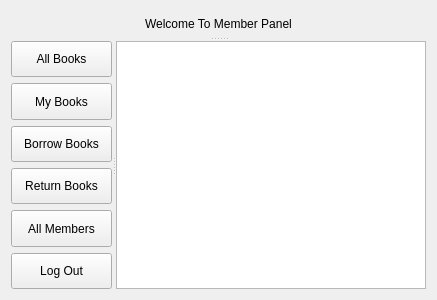
<?xml version="1.0" encoding="UTF-8"?>
<ui version="4.0">
 <class>Member_Panel</class>
 <widget class="QWidget" name="Member_Panel">
  <property name="geometry">
   <rect>
    <x>0</x>
    <y>0</y>
    <width>437</width>
    <height>300</height>
   </rect>
  </property>
  <property name="windowTitle">
   <string>Form</string>
  </property>
  <layout class="QVBoxLayout" name="verticalLayout_2">
   <item>
    <widget class="QSplitter" name="splitter_2">
     <property name="orientation">
      <enum>Qt::Orientation::Vertical</enum>
     </property>
     <widget class="QWidget" name="layoutWidget">
      <layout class="QHBoxLayout" name="horizontalLayout">
       <item>
        <spacer name="horizontalSpacer">
         <property name="orientation">
          <enum>Qt::Orientation::Horizontal</enum>
         </property>
         <property name="sizeHint" stdset="0">
          <size>
           <width>40</width>
           <height>20</height>
          </size>
         </property>
        </spacer>
       </item>
       <item>
        <widget class="QLabel" name="label">
         <property name="styleSheet">
          <string notr="true">font: 700 italic 24pt &quot;Segoe UI&quot;;</string>
         </property>
         <property name="text">
          <string>Welcome To Member Panel</string>
         </property>
        </widget>
       </item>
       <item>
        <spacer name="horizontalSpacer_2">
         <property name="orientation">
          <enum>Qt::Orientation::Horizontal</enum>
         </property>
         <property name="sizeHint" stdset="0">
          <size>
           <width>40</width>
           <height>20</height>
          </size>
         </property>
        </spacer>
       </item>
      </layout>
     </widget>
     <widget class="QSplitter" name="splitter">
      <property name="orientation">
       <enum>Qt::Orientation::Horizontal</enum>
      </property>
      <widget class="QWidget" name="verticalLayoutWidget">
       <layout class="QVBoxLayout" name="verticalLayout">
        <item>
         <widget class="QPushButton" name="AllBook">
          <property name="sizePolicy">
           <sizepolicy hsizetype="Preferred" vsizetype="Preferred">
            <horstretch>0</horstretch>
            <verstretch>0</verstretch>
           </sizepolicy>
          </property>
          <property name="text">
           <string>All Books</string>
          </property>
         </widget>
        </item>
        <item>
         <widget class="QPushButton" name="MyBook">
          <property name="sizePolicy">
           <sizepolicy hsizetype="Preferred" vsizetype="Preferred">
            <horstretch>0</horstretch>
            <verstretch>0</verstretch>
           </sizepolicy>
          </property>
          <property name="text">
           <string>My Books</string>
          </property>
         </widget>
        </item>
        <item>
         <widget class="QPushButton" name="AddBook">
          <property name="sizePolicy">
           <sizepolicy hsizetype="Preferred" vsizetype="Preferred">
            <horstretch>0</horstretch>
            <verstretch>0</verstretch>
           </sizepolicy>
          </property>
          <property name="text">
           <string>Borrow Books</string>
          </property>
         </widget>
        </item>
        <item>
         <widget class="QPushButton" name="ReturnBook">
          <property name="sizePolicy">
           <sizepolicy hsizetype="Preferred" vsizetype="Preferred">
            <horstretch>0</horstretch>
            <verstretch>0</verstretch>
           </sizepolicy>
          </property>
          <property name="text">
           <string>Return Books</string>
          </property>
         </widget>
        </item>
        <item>
         <widget class="QPushButton" name="AllMembers">
          <property name="sizePolicy">
           <sizepolicy hsizetype="Preferred" vsizetype="Preferred">
            <horstretch>0</horstretch>
            <verstretch>0</verstretch>
           </sizepolicy>
          </property>
          <property name="text">
           <string>All Members</string>
          </property>
         </widget>
        </item>
        <item>
         <widget class="QPushButton" name="LogOut">
          <property name="sizePolicy">
           <sizepolicy hsizetype="Preferred" vsizetype="Preferred">
            <horstretch>0</horstretch>
            <verstretch>0</verstretch>
           </sizepolicy>
          </property>
          <property name="text">
           <string>Log Out</string>
          </property>
         </widget>
        </item>
       </layout>
      </widget>
      <widget class="QTableView" name="tableView">
       <property name="sizePolicy">
        <sizepolicy hsizetype="Preferred" vsizetype="Preferred">
         <horstretch>0</horstretch>
         <verstretch>0</verstretch>
        </sizepolicy>
       </property>
       <property name="font">
        <font>
         <family>Segoe UI</family>
         <pointsize>12</pointsize>
         <italic>true</italic>
         <bold>true</bold>
        </font>
       </property>
       <property name="styleSheet">
        <string notr="true">font: 700 italic 12pt &quot;Segoe UI&quot;;</string>
       </property>
      </widget>
     </widget>
    </widget>
   </item>
  </layout>
 </widget>
 <resources/>
 <connections/>
</ui>
